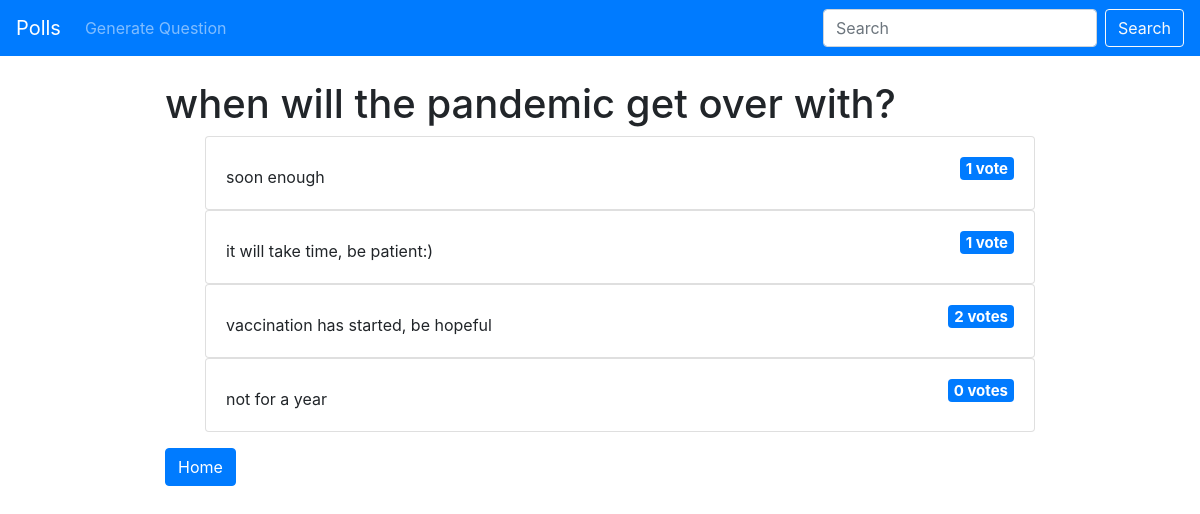
Page /polls/50/results/ on the earlier database version.
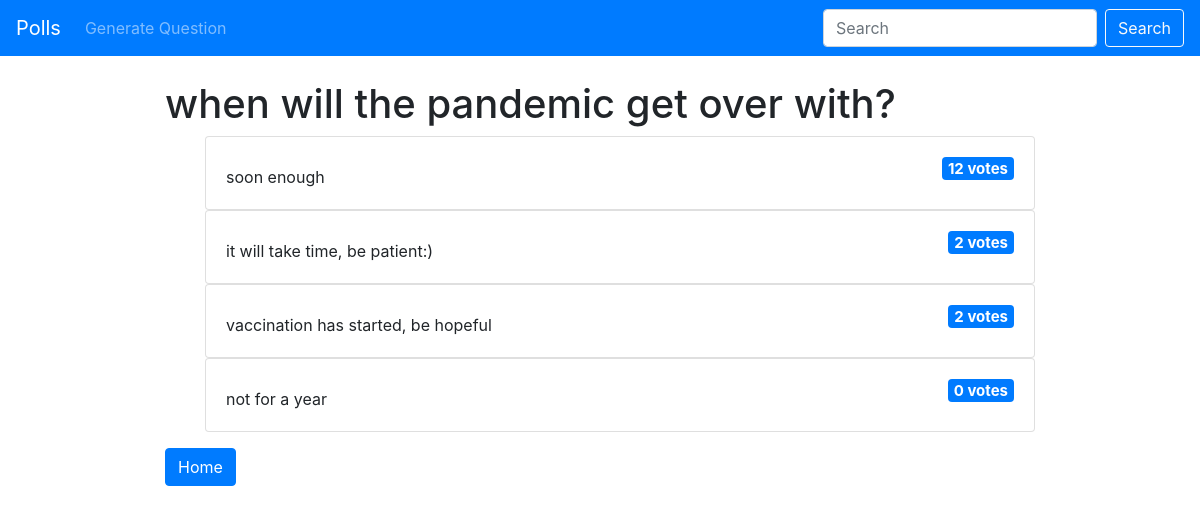
Same page on the later database version.
### polls/models.py (models this page shows, shortened)
class Choice(models.Model):
	question = models.ForeignKey(Question, on_delete=models.CASCADE)
	choice_text = models.CharField(max_length=200)
	votes = models.IntegerField(default=0)

### polls/views.py (the view)
# urls.py: path('<int:pk>/results/', views.ResultsView.as_view(), name='results'),
class ResultsView(generic.DetailView):
	model = Question
	template_name = 'polls/results.html'

### polls/templates/polls/results.html (shortened to what this page needs)
{% extends 'polls/base.html' %}
{% block content %}
<h1>{{ question.question_text }}</h1>
<ul>
	{% for choice in question.choice_set.all %}
	<div class="card">
  	<div class="card-body">
  	<h5><span class="badge badge-primary float-right">{{ choice.votes }} vote{{ choice.votes | pluralize }}</span></h5>
	{{ choice.choice_text }}
</div>
</div>
	{% endfor %}
</ul>
<a href="{% url 'polls:index' %}" class="btn btn-primary">Home</a>
{% endblock %}

Differences in the rows shown:
changed Choice "soon enough": votes "1" → "12"; votes|pluralize (not shown) → "s"
changed Choice "it will take time, be patient:)": votes "1" → "2"; votes|pluralize (not shown) → "s"
